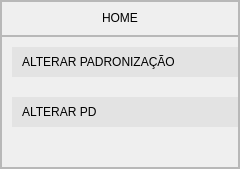
     <widget class="QFrame" name="fr_home">
      <property name="minimumSize">
       <size>
        <width>240</width>
        <height>0</height>
       </size>
      </property>
      <property name="styleSheet">
       <string notr="true">QPushButton{
	background-color: rgb(227, 227, 227);
	padding: 0px 0px 0px 10px;
	border-width: 2px 0px 2px 2px;
	border-radius: 0px;
	text-align: left;	
	font: bold 9pt &quot;Segoe UI&quot;;
}
QPushButton::hover {
    background-color:rgb(244, 244, 244);
    border-style: ridge;
}
QPushButton::pressed {
    background-color: rgb(244, 244, 244);
    border-style: ridge;
}

QLabel{
	font: bold 12pt &quot;Segoe UI&quot;;
	border-width: 0px;	
}
#frame_8{
	border-width: 0px 0px 2px 0px;
}
</string>
      </property>
      <property name="frameShape">
       <enum>QFrame::Shape::StyledPanel</enum>
      </property>
      <property name="frameShadow">
       <enum>QFrame::Shadow::Raised</enum>
      </property>
      <layout class="QVBoxLayout" name="verticalLayout_4">
       <property name="spacing">
        <number>0</number>
       </property>
       <property name="leftMargin">
        <number>0</number>
       </property>
       <property name="topMargin">
        <number>0</number>
       </property>
       <property name="rightMargin">
        <number>0</number>
       </property>
       <property name="bottomMargin">
        <number>0</number>
       </property>
       <item>
        <widget class="QFrame" name="frame_8">
         <property name="minimumSize">
          <size>
           <width>0</width>
           <height>35</height>
          </size>
         </property>
         <property name="maximumSize">
          <size>
           <width>16777215</width>
           <height>45</height>
          </size>
         </property>
         <property name="styleSheet">
          <string notr="true"/>
         </property>
         <property name="frameShape">
          <enum>QFrame::Shape::StyledPanel</enum>
         </property>
         <property name="frameShadow">
          <enum>QFrame::Shadow::Raised</enum>
         </property>
         <layout class="QVBoxLayout" name="verticalLayout_5">
          <property name="spacing">
           <number>0</number>
          </property>
          <property name="leftMargin">
           <number>0</number>
          </property>
          <property name="topMargin">
           <number>0</number>
          </property>
          <property name="rightMargin">
           <number>0</number>
          </property>
          <property name="bottomMargin">
           <number>0</number>
          </property>
          <item alignment="Qt::AlignmentFlag::AlignHCenter|Qt::AlignmentFlag::AlignVCenter">
           <widget class="QLabel" name="label_2">
            <property name="styleSheet">
             <string notr="true"/>
            </property>
            <property name="text">
             <string>HOME</string>
            </property>
           </widget>
          </item>
         </layout>
        </widget>
       </item>
       <item>
        <widget class="QFrame" name="frame_10">
         <property name="sizePolicy">
          <sizepolicy hsizetype="Preferred" vsizetype="Expanding">
           <horstretch>0</horstretch>
           <verstretch>0</verstretch>
          </sizepolicy>
         </property>
         <property name="styleSheet">
          <string notr="true"/>
         </property>
         <property name="frameShape">
          <enum>QFrame::Shape::StyledPanel</enum>
         </property>
         <property name="frameShadow">
          <enum>QFrame::Shadow::Raised</enum>
         </property>
         <layout class="QVBoxLayout" name="verticalLayout_6">
          <property name="spacing">
           <number>20</number>
          </property>
          <property name="leftMargin">
           <number>10</number>
          </property>
          <property name="topMargin">
           <number>10</number>
          </property>
          <property name="rightMargin">
           <number>0</number>
          </property>
          <property name="bottomMargin">
           <number>0</number>
          </property>
          <item>
           <widget class="QPushButton" name="btn_home_pg_alt_pad">
            <property name="minimumSize">
             <size>
              <width>0</width>
              <height>30</height>
             </size>
            </property>
            <property name="text">
             <string>ALTERAR PADRONIZAÇÃO</string>
            </property>
           </widget>
          </item>
          <item>
           <widget class="QPushButton" name="btn_home_pg_alt_pd">
            <property name="minimumSize">
             <size>
              <width>0</width>
              <height>30</height>
             </size>
            </property>
            <property name="layoutDirection">
             <enum>Qt::LayoutDirection::LeftToRight</enum>
            </property>
            <property name="styleSheet">
             <string notr="true"/>
            </property>
            <property name="text">
             <string>ALTERAR PD</string>
            </property>
           </widget>
          </item>
          <item>
           <spacer name="verticalSpacer">
            <property name="orientation">
             <enum>Qt::Orientation::Vertical</enum>
            </property>
            <property name="sizeHint" stdset="0">
             <size>
              <width>20</width>
              <height>40</height>
             </size>
            </property>
           </spacer>
          </item>
         </layout>
        </widget>
       </item>
      </layout>
     </widget>
